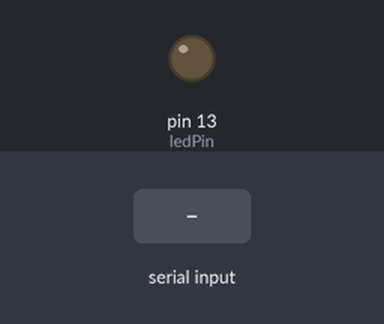
Simulated run of this sketch. Board: Arduino Uno, built with avr-gcc and run on an emulated ATmega328P. On the bench: output pins drawn as LEDs (lit = HIGH). Inputs (shaded band) come from the test bench.

Above: at 1.2 s.
1.3 s: "1" received over the second serial link
At 2.1 s:
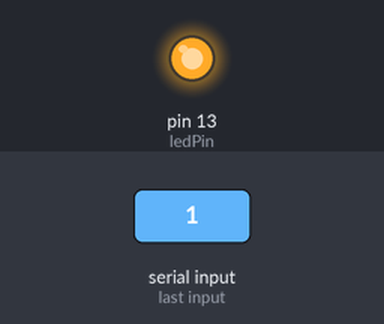
2.8 s: "0" received over the second serial link
At 3.3 s:
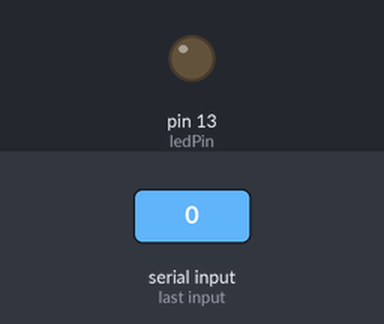
Timing chart, 0 to 5.8 s (numbered marks = the images above; inputs shaded):
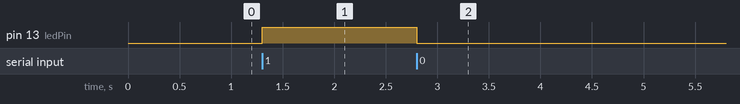

The sketch:

hc06-led.ino
```cpp
#include <SoftwareSerial.h>
SoftwareSerial BTSerial(2, 3); // RX, TX
int ledPin = 13; // LED bağlantısı için pin

void setup() {
  BTSerial.begin(9600); // başlangıç hızı
  pinMode(ledPin, OUTPUT); // LED pin çıkış olarak ayarla
}

void loop() {
  if (BTSerial.available()) { // Bluetooth seri veri alınabiliyorsa
    char data = BTSerial.read(); // veriyi oku
    if (data == '1') { // eğer veri 1 ise
      digitalWrite(ledPin, HIGH); // LED'i yak
    } else if (data == '0') { // eğer veri 0 ise
      digitalWrite(ledPin, LOW); // LED'i söndür
    }
  }
}
```

Measured:
- after the input at 1.3 s, pin 13 (ledPin): LOW → HIGH at once
- after the input at 2.8 s, pin 13 (ledPin): HIGH → LOW at once
